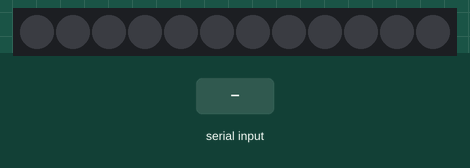
Bench run of a program on a simulated Arduino Uno, built with avr-gcc and run on an emulated ATmega328P. Parts: 12 RGB LEDs in strip order, left to right. Inputs (shaded band) come from the test bench.

Above: at 1.2 s.
1.3 s: "1" received over Serial
At 1.6 s:
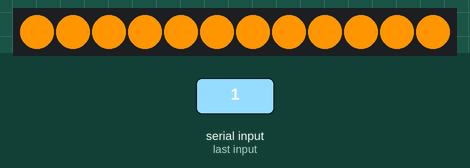
2.8 s: "0" received over Serial
At 4.0 s:
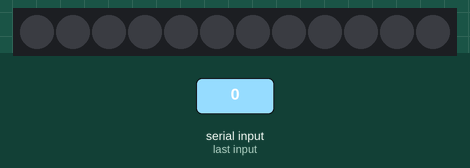
Timing chart, 0 to 5.8 s (numbered marks = the images above; inputs shaded):
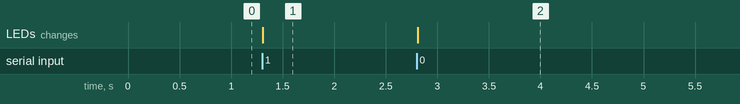

Measured:
- after the input at 1.3 s, the LEDs: change at once (image 1)
- after the input at 2.8 s, the LEDs: change at once (image 2)

The program:

main.cpp
```cpp
#include <Adafruit_NeoPixel.h>
#include <Arduino.h>

#define PIN 6
#define NUMPIXELS 12
Adafruit_NeoPixel pixels(NUMPIXELS, PIN, NEO_GRB + NEO_KHZ800);

void setup() {
  Serial.begin(9600);
  pixels.begin();
}
void loop() {
  if (Serial.available() > 0) {
    char status = Serial.read();
    if (status == '1') {
      for (int i = 0; i < NUMPIXELS; i++) {
        pixels.setPixelColor(i, pixels.Color(255, 150, 0));
        pixels.show();
      }
    } else if (status == '0') {
      for (int i = 0; i < NUMPIXELS; i++) {
        pixels.setPixelColor(i, pixels.Color(0, 0, 0));
        pixels.show();
      }
    }
  }
}
```
